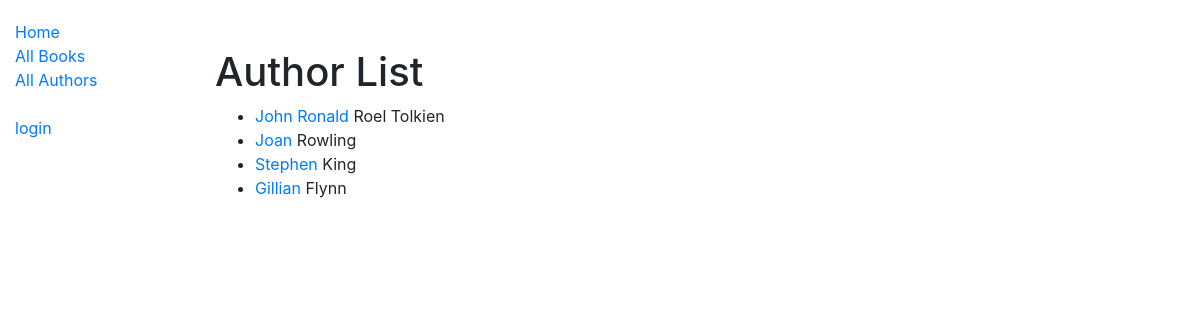
Screenshot of /catalog/authors/ with the database file from the repository.
### catalog/models.py (models this page shows, shortened)
class Author(models.Model):
    slug = models.SlugField(max_length=150, unique=True)
    first_name = models.CharField(max_length=100)
    last_name = models.CharField(max_length=100)
    date_of_birth = models.DateField(null=True, blank=True)
    date_of_death = models.DateField('Died', null=True, blank=True)
    def get_absolute_url(self):
       return reverse('author-detail', args=[str(self.slug)])

### catalog/views.py (the view)
# urls.py: path('authors/', views.AuthorListView.as_view(), name='authors'),
class AuthorListView(generic.ListView):
    model = Author
    paginate_by = 5

### catalog/templates/catalog/author_list.html
{% extends 'base_generic.html' %}
{% block content %}
    <br>
    <br>
    <h1>Author List</h1>
    {% if author_list %}
        <ul>
            {% for author in author_list %}
            <li>
                <a href="{{ author.get_absolute_url }}">{{ author.first_name }}</a> {{ author.last_name }}
            </li>
            {% endfor %}
        </ul>
    {% else %}
        <p>There are no author in library</p>
    {% endif %}
{% endblock %}

### rows the page displays
Author: first_name "John Ronald", last_name "Roel Tolkien"
Author: first_name "Joan", last_name "Rowling"
Author: first_name "Stephen", last_name "King"
Author: first_name "Gillian", last_name "Flynn"
